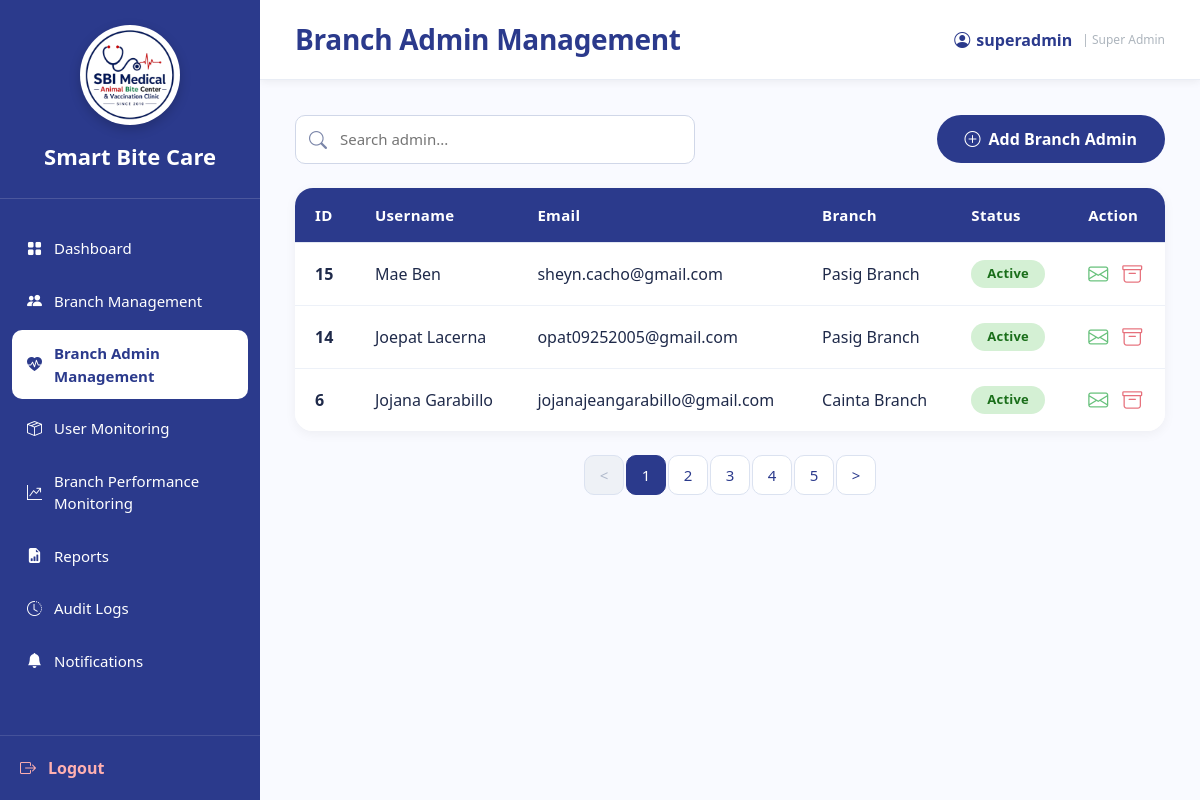
The app's page /SuperAdmin_BranchAdminManagement.php (signed in), older data.
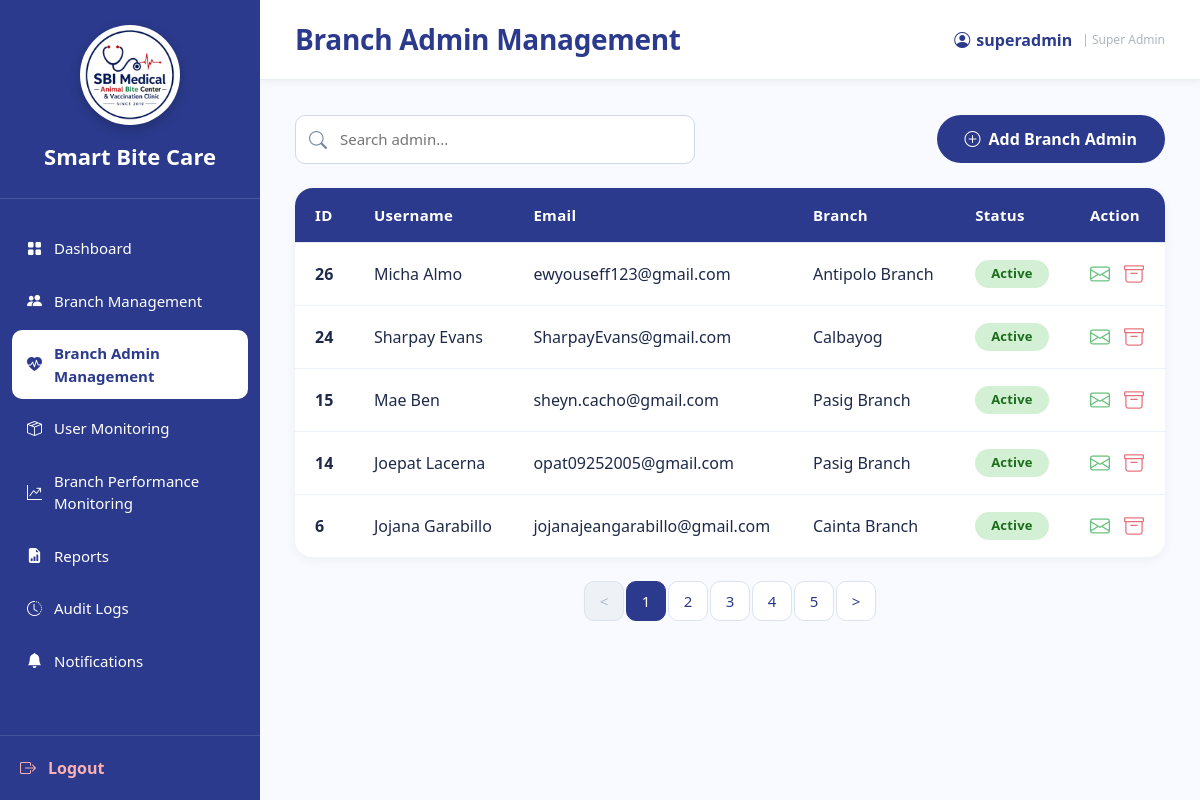
The same page, newer data.
### tables this page shows
CREATE TABLE `users` (
  `user_id` int(11) NOT NULL,
  `branch_id` varchar(10) DEFAULT NULL,
  `role_id` int(11) NOT NULL,
  `username` varchar(100) NOT NULL,
  `email` varchar(255) NOT NULL,
  `password` varchar(255) NOT NULL,
  `status` enum('Active','Inactive') DEFAULT 'Active',
  `created_at` timestamp NOT NULL DEFAULT current_timestamp(),
  `last_login` datetime DEFAULT NULL
);

CREATE TABLE `branches` (
  `branch_id` varchar(10) NOT NULL,
  `branch_name` varchar(150) NOT NULL,
  `branch_address` text DEFAULT NULL,
  `contact_number` varchar(30) DEFAULT NULL,
  `email` varchar(150) DEFAULT NULL,
  `status` enum('Active','Inactive') DEFAULT 'Active',
  `created_at` timestamp NOT NULL DEFAULT current_timestamp()
);

### SuperAdmin_BranchAdminManagement.php (the view, shortened to what this page needs)
<?php
require_once 'sources/db_connect.php';
$admins = [];
$search = isset($_GET['search']) ? trim($_GET['search']) : '';
$sql = "SELECT u.user_id, u.username, u.email, u.status, u.created_at,
        b.branch_id, b.branch_name
        FROM users u
        LEFT JOIN branches b ON u.branch_id = b.branch_id
        WHERE u.role_id = 2";
$sql .= " ORDER BY u.created_at DESC";
$stmt = $conn->prepare($sql);
$stmt->execute();
$result = $stmt->get_result();
while ($row = $result->fetch_assoc()) {
    $admins[] = $row;
}
?>
<!DOCTYPE html>
<html lang="en">
<head>
    <link href="https://cdn.jsdelivr.net/npm/bootstrap@5.3.3/dist/css/bootstrap.min.css" rel="stylesheet" />
    <link rel="stylesheet" href="https://cdn.jsdelivr.net/npm/bootstrap-icons@1.11.3/font/bootstrap-icons.min.css" />
    <link rel="stylesheet" href="sidebar.css" />
</head>
<body>
<div class="sidebar">
    <div class="logo-area">
        <div class="logo-frame">
            <img src="logo.png" alt="Smart Bite Care Logo" class="logo" />
        </div>
        <div class="system-name">Smart Bite Care</div>
    </div>
    <nav class="nav-menu">
        <ul>
            <li><a href="SuperAdmin_Dashboard.php"><i class="bi bi-grid-fill"></i><span>Dashboard</span></a></li>
            <li><a href="SuperAdmin_BranchManagement.php"><i class="bi bi-people-fill"></i><span>Branch Management</span></a></li>
            <li><a class="active" href="SuperAdmin_BranchAdminManagement.php"><i class="bi bi-heart-pulse-fill"></i><span>Branch Admin Management</span></a></li>
            <li><a href="SuperAdmin_UserMonitoring.php"><i class="bi bi-box-seam"></i><span>User Monitoring</span></a></li>
            <li><a href="SuperAdmin_BranchPerformanceMonitoring.php"><i class="bi bi-graph-up-arrow"></i><span>Branch Performance Monitoring</span></a></li>
            <li><a href="SuperAdmin_Reports.php"><i class="bi bi-file-earmark-bar-graph-fill"></i><span>Reports</span></a></li>
            <li><a href="SuperAdmin_AuditLogs.php"><i class="bi bi-clock-history"></i><span>Audit Logs</span></a></li>
            <li><a href="SuperAdmin_Notifications.php"><i class="bi bi-bell-fill"></i><span>Notifications</span></a></li>
        </ul>
    </nav>
    <div class="logout">
        <a href="logout.php"><i class="bi bi-box-arrow-right"></i><span>Logout</span></a>
    </div>
</div>
<div class="main">
    <div class="topbar">
        <h3>Branch Admin Management</h3>
        <div class="profile">
            <i class="bi bi-person-circle"></i>
            <?php echo htmlspecialchars($_SESSION['username'] ?? 'SUPER ADMIN'); ?>
            <span style="font-size:12px; color:#adb5bd; font-weight:400; margin-left:4px;">| Super Admin</span>
        </div>
    </div>
    <div class="content">
        <div class="toolbar">
            <form method="GET" action="SuperAdmin_BranchAdminManagement.php" class="search-wrap" style="flex: 1 1 280px; margin: 0;">
                <i class="bi bi-search"></i>
                <input type="text" name="search" placeholder="Search admin..." value="<?php echo htmlspecialchars($search); ?>" />
            </form>
            <button class="btn-add" data-bs-toggle="modal" data-bs-target="#addAdminModal">
                <i class="bi bi-plus-circle"></i> Add Branch Admin
            </button>
        </div>
        <div class="table-wrap">
            <table class="table table-hover align-middle">
                <thead>
                    <tr>
                        <th>ID</th>
                        <th>Username</th>
                        <th>Email</th>
                        <th>Branch</th>
                        <th>Status</th>
                        <th>Action</th>
                    </tr>
                </thead>
                <tbody>
                    <?php if (count($admins) > 0): ?>
                        <?php foreach ($admins as $admin): ?>
                            <tr>
                                <td><strong><?php echo htmlspecialchars($admin['user_id']); ?></strong></td>
                                <td><?php echo htmlspecialchars($admin['username']); ?></td>
                                <td><?php echo htmlspecialchars($admin['email']); ?></td>
                                <td><?php echo htmlspecialchars($admin['branch_name'] ?? 'N/A'); ?></td>
                                <td>
                                    <span class="status-badge <?php echo $admin['status'] === 'Inactive' ? 'inactive' : ''; ?>">
                                        <?php echo htmlspecialchars($admin['status']); ?>
                                    </span>
                                </td>
                                <td class="action-icons">
                                    <i class="bi bi-envelope text-success" title="Send Email"
                                       onclick="openEmailModal(<?php echo htmlspecialchars($admin['user_id']); ?>, '<?php echo htmlspecialchars($admin['username']); ?>', '<?php echo htmlspecialchars($admin['email']); ?>')"></i>
                                    <?php if ($admin['status'] !== 'Inactive'): ?>
                                        <i class="bi bi-archive text-danger" title="Archive Admin"
                                           onclick="archiveAdmin(<?php echo $admin['user_id']; ?>, '<?php echo htmlspecialchars($admin['username']); ?>')"></i>
                                    <?php else: ?>
                                        <i class="bi bi-archive" style="opacity: 0.3; cursor: not-allowed;" title="Admin already archived"></i>
                                    <?php endif; ?>
                                </td>
                            </tr>
                        <?php endforeach; ?>
                    <?php endif; ?>
                </tbody>
            </table>
        </div>
        <div class="pagination-wrap">
            <nav aria-label="Branch admin pagination">
                <ul class="pagination">
                    <li class="page-item disabled">
                        <a class="page-link" href="#" tabindex="-1" aria-disabled="true">&lt;</a>
                    </li>
                    <li class="page-item active"><a class="page-link" href="#">1</a></li>
                    <li class="page-item"><a class="page-link" href="#">2</a></li>
                    <li class="page-item"><a class="page-link" href="#">3</a></li>
                    <li class="page-item"><a class="page-link" href="#">4</a></li>
                    <li class="page-item"><a class="page-link" href="#">5</a></li>
                    <li class="page-item">
                        <a class="page-link" href="#">&gt;</a>
                    </li>
                </ul>
            </nav>
        </div>
    </div>
</div>
</body>
</html>

### sidebar.css (style rules this page uses)
:root { --primary:#2B3A8C; --accent:#F21D2F; --bg:#F2F2F2; --white:#fff; }
.sidebar { width:260px; height:100vh; height:100dvh; min-height:0; background:var(--primary); display:flex; flex-direction:column; color:white; position:fixed; left:0; top:0; overflow:hidden; z-index:1000; box-sizing:border-box; }
.sidebar * { box-sizing:border-box; }
.logo-area { padding:25px 20px; border-bottom:1px solid rgba(255,255,255,.15); text-align:center; flex-shrink:0; }
.logo { width: 90px; height: 90px; display: block; object-fit: contain; }
.logo-frame { width: 100px; height: 100px; margin: 0 auto; border-radius: 50%; background: #fff; display: flex; align-items: center; justify-content: center; overflow: hidden; box-shadow: 0 4px 12px rgba(0,0,0,.2); border: 3px solid rgba(255,255,255,.3); }
.system-name { margin-top:15px; font-size:22px; font-weight:700; }
.nav-menu { margin-top:20px; flex:1; min-height:0; padding-bottom:10px; overflow-x:hidden; overflow-y:auto; overscroll-behavior:contain; scrollbar-width:thin; scrollbar-color:rgba(255,255,255,.45) transparent; -webkit-overflow-scrolling:touch; }
.nav-menu ul { list-style:none; padding:0; margin:0; }
.nav-menu li { margin:6px 12px; }
.nav-menu a { color:white; text-decoration:none; display:flex; align-items:center; gap:12px; padding:12px 15px; border-radius:10px; transition:.25s; font-size:15px; }
.nav-menu a.active { background:white; color:var(--primary); font-weight:600; }
.logout { padding:20px; flex-shrink:0; border-top:1px solid rgba(255,255,255,.12); background:var(--primary); }
.logout a { color:#ffb0b0; text-decoration:none; display:flex; align-items:center; gap:12px; font-weight:600; }

Row changes from the older to the newer data that the page shows:
added users: user_id "26", username "Micha Almo", email "ewyouseff123@gmail.com", branch.branch_name "Antipolo Branch", status "Active"
added users: user_id "24", username "Sharpay Evans", email "SharpayEvans@gmail.com", branch.branch_name "Calbayog", status "Active"
